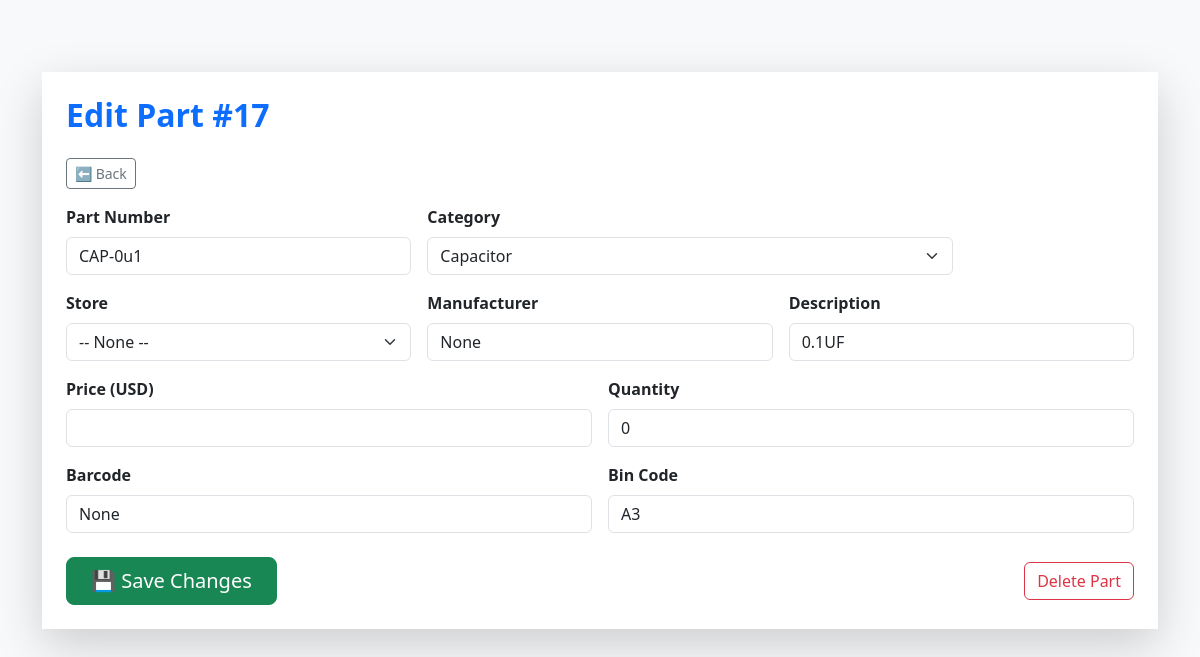
/part/17/edit, run on the app's committed database.
### main.py (models this page shows)
class Part(SQLModel, table=True):
    id: int | None = Field(default=None, primary_key=True)
    part_number: str
    category: str | None = None     # category name
    store: str | None = None        # store name
    manufacturer: str | None = None # manufacturer name
    description: str | None = None  # NEW: description
    price: float | None = None
    quantity: int = 0
    notes: str | None = None        # UI label: "Project Used"
    barcode: str | None = None
    bin_code: str | None = None

class Category(SQLModel, table=True):
    id: int | None = Field(default=None, primary_key=True)
    name: str

### main.py (the view)
@app.get("/part/{part_id}/edit", response_class=HTMLResponse)
def edit_part_form(part_id: int, request: Request):
    with get_session() as session:
        part = session.get(Part, part_id)
        categories = session.exec(select(Category)).all()
        stores = session.exec(select(Store)).all()
    return templates.TemplateResponse(
        "edit_part.html",
        {"request": request, "part": part, "categories": categories, "stores": stores},
    )

### templates/edit_part.html (shortened to what this page needs)
<!DOCTYPE html>
<html>
<head>
  <link href="https://cdn.jsdelivr.net/npm/bootstrap@5.3.0/dist/css/bootstrap.min.css" rel="stylesheet">
</head>
<body class="bg-light py-4">
<div class="container mt-5">
  <div class="card shadow-lg border-0">
    <div class="card-body bg-white p-4">
      <h2 class="mb-4 fw-bold text-primary">Edit Part #{{ part.id }}</h2>
      <a href="/parts" class="btn btn-outline-secondary btn-sm mb-3">⬅ Back</a>
      <form action="/part/{{ part.id }}/edit" method="post" class="row g-3">
        <div class="col-md-4">
          <label class="form-label fw-semibold">Part Number</label>
          <input type="text" class="form-control" name="part_number" value="{{ part.part_number }}" required>
        </div>
        <div class="col-md-6">
          <label class="form-label fw-semibold">Category</label>
          <select name="category" class="form-select">
            {% for cat in categories %}
            <option value="{{ cat.name }}" {% if cat.name == part.category %}selected{% endif %}>{{ cat.name }}</option>
            {% endfor %}
          </select>
        </div>
        <div class="col-md-4">
          <label class="form-label fw-semibold">Store</label>
          <select name="store" class="form-select">
            <option value="">-- None --</option>
          </select>
        </div>
        <div class="col-md-4">
          <label class="form-label fw-semibold">Manufacturer</label>
          <input type="text" class="form-control" name="manufacturer" value="{{ part.manufacturer }}">
        </div>
        <div class="col-md-4">
          <label class="form-label fw-semibold">Description</label>
          <input type="text" class="form-control" name="description" value="{{ part.description }}">
        </div>
        <div class="col-md-6">
          <label class="form-label fw-semibold">Price (USD)</label>
          <input type="number" step="0.01" class="form-control" name="price" value="{{ part.price }}">
        </div>
        <div class="col-md-6">
          <label class="form-label fw-semibold">Quantity</label>
          <input type="number" class="form-control" name="quantity" value="{{ part.quantity }}">
        </div>
        <div class="col-md-6">
          <label class="form-label fw-semibold">Barcode</label>
          <input type="text" class="form-control" name="barcode" value="{{ part.barcode }}">
        </div>
        <div class="col-md-6">
          <label class="form-label fw-semibold">Bin Code</label>
          <input type="text" class="form-control" name="bin_code" value="{{ part.bin_code }}">
        </div>
        <div class="col-12 d-flex flex-column flex-md-row justify-content-between align-items-start align-items-md-center mt-4">
          <button type="submit" class="btn btn-success btn-lg px-4 mb-3 mb-md-0">💾 Save Changes</button>
          <form action="/part/{{ part.id }}/delete"
                method="post"
                onsubmit="return confirm('Delete this part permanently?');">
            <button type="submit" class="btn btn-outline-danger">Delete Part</button>
          </form>
        </div>
      </form>
    </div>
  </div>
</div>
</body>
</html>

### data on the page
Part: id "17", part_number "CAP-0u1", category "Capacitor", manufacturer "None", description "0.1UF", quantity "0", barcode "None", bin_code "A3"
